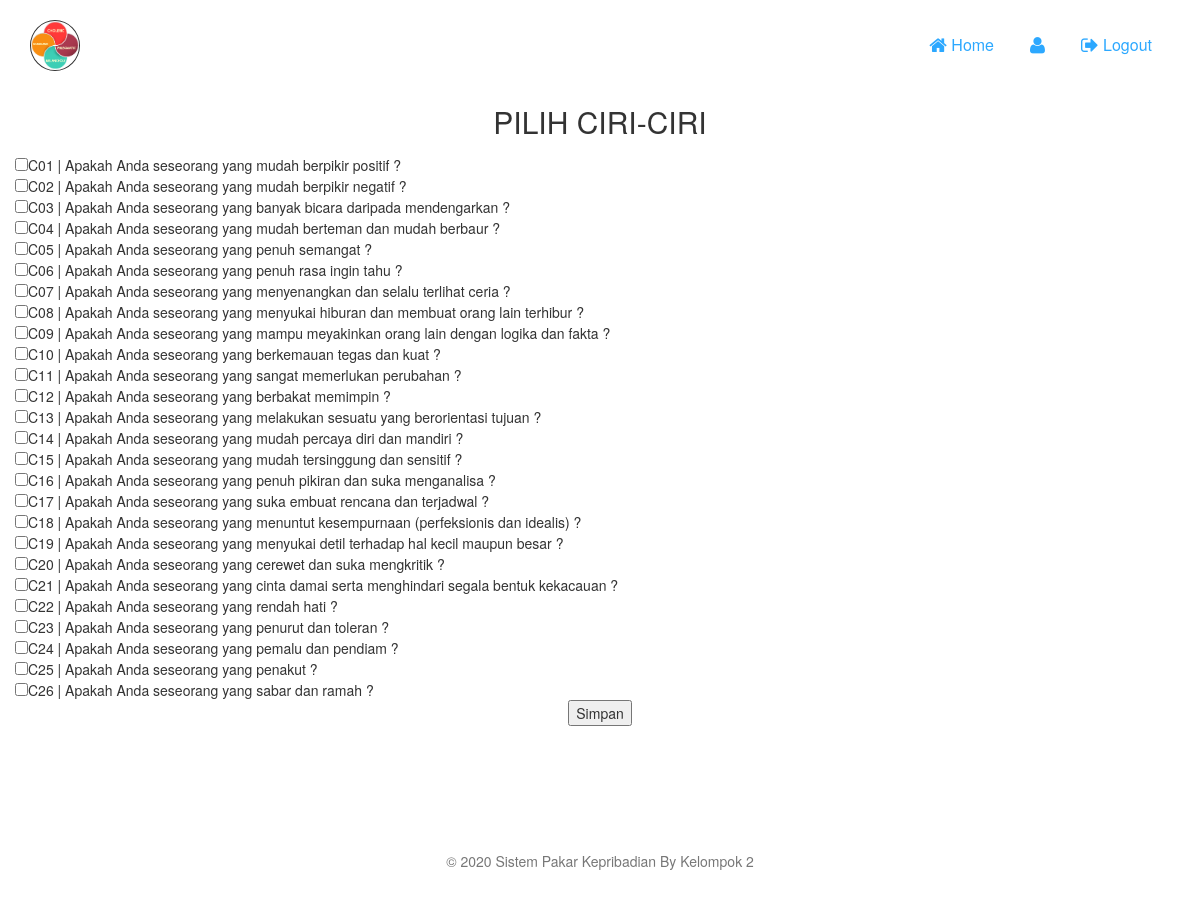
Page /index.php/member/diagnosa on the committed database.
### tables this page shows
CREATE TABLE `tbl_ciri` (
  `id_ciri` int(11) NOT NULL,
  `kode_ciri` char(3) NOT NULL,
  `nama_ciri` varchar(200) NOT NULL
);

### application/controllers/Member.php (called while the page is built, shortened)
<?php
class Member extends CI_Controller
{
  public function __construct()
  {
    $this->load->model('Member_model', 'MM');
    $this->load->model('Diagnosa_model', 'DM');
  }
  public function diagnosa()
  {
    $data['judul'] = "Daftar Ciri-Ciri";
    $data['user'] = $this->db->get_where('tbl_user', [
      'username' => $this->session->userdata('username')
    ])->row_array();
    $data['ciri'] = $this->MM->Ciri();
    $this->load->view('templates/Member_Header', $data);
    $this->load->view('member/diagnosa', $data);
    $this->load->view('templates/Member_Footer');
  }
}

### index.php (called while the page is built, shortened)
<?php
require_once BASEPATH.'core/CodeIgniter.php';

### application/models/Member_model.php (called while the page is built)
<?php
class Member_model extends CI_model
{
  public function Ciri()
  {
    return $this->db->get('tbl_ciri')->result_array();
  }
}

### application/views/member/diagnosa.php (the view)
<div class="section section-features">
  <div class="container">
    <h4 class="header-text text-center">Pilih Ciri-Ciri</h4>
    <div class="row">
      <form action="<?= base_url('diagnosa/hasil'); ?>" method="POST">
        <div class="boxes">
          <table>
            <?php foreach ($ciri as $c) : ?>
              <tr>
                <td>
                  <input type="checkbox" id="<?= $c['id_ciri']; ?>" name="id_ciri[]" value="<?= $c['id_ciri']; ?>">
                </td>
                <td colspan="2">
                  <?= $c['kode_ciri']; ?> | Apakah <?= $c['nama_ciri']; ?> ?
                </td>
              </tr>
            <?php endforeach; ?>
          </table>
          <center>
            <button type="submit">Simpan</button>
          </center>
        </div>
      </form>
    </div>
  </div>
</div>

### application/views/templates/Member_Header.php (shortened to what this page needs)
<!doctype html>
<html lang="en" id="home">
<head>
  <link href="<?= base_url('assets2'); ?>/css/bootstrap.css" rel="stylesheet" />
  <link href="<?= base_url('assets2'); ?>/css/landing-page.css" rel="stylesheet" />
  <link href="<?= base_url('assets2'); ?>/css/font-awesome.min.css" rel="stylesheet">
  <link href="<?= base_url('assets2'); ?>/css/pe-icon-7-stroke.css" rel="stylesheet" />
</head>
<body class="landing-page landing-page2">
  <nav class="navbar  navbar-top" role="navigation">
    <div class="container">
      <div class="navbar-header">
        <a href="#home">
          <div class="logo-container">
            <div class="logo">
              <img src="<?= base_url('assets2'); ?>/img/logoskpm.png" alt="Expert System Computer">
            </div>
            <div class="brand">
              Sistem Pakar <br>Kepribadian
            </div>
          </div>
        </a>
      </div>
      <div class="collapse navbar-collapse" id="example">
        <ul class="nav navbar-nav navbar-right">
          <li>
            <a href="<?= base_url('member/index'); ?>" class="page-scroll">
              <i class="fa fa-home"></i>
              Home
            </a>
          </li>
          <li>
            <a class="page-scroll" href="#">
              <i class="fa fa-user"></i>
            </a>
          </li>
          <li>
            <a href="<?= base_url('auth'); ?>" onclick="return confirm('Yakin Keluar?');">
              <i class="fa fa-sign-out"></i>
              Logout
            </a>
          </li>
        </ul>
      </div>
    </div>
  </nav>

### application/views/templates/Member_Footer.php (shortened to what this page needs)
<footer class="footer">
  <div class="container">
    <div class="copyright">
      &copy; 2020 Sistem Pakar Kepribadian By Kelompok 2
    </div>
  </div>
</footer>
</body>
</html>

### assets2/css/landing-page.css (style rules this page uses)
h1, .h1, h2, .h2, h3, .h3, h4, .h4, h5, .h5, h6, .h6, p, .navbar, .brand, .btn-simple, a, .td-name, td { -moz-osx-font-smoothing: grayscale; -webkit-font-smoothing: antialiased; font-family: "Helvetica Neue", "Open Sans", Arial, sans-serif; }
h1, .h1, h2, .h2, h3, .h3, h4, .h4 { font-weight: 400; margin: 30px 0 15px; }
h4, .h4 { font-size: 22px; line-height: 30px; }
body { font-family: "Helvetica Neue", "Open Sans", Arial, sans-serif; }
a { color: #2ca8ff; }
.navbar { -webkit-transition: all 300ms linear; -moz-transition: all 300ms linear; -o-transition: all 300ms linear; -ms-transition: all 300ms linear; transition: all 300ms linear; }
.btn-hover, i { -webkit-transition: all 150ms linear; -moz-transition: all 150ms linear; -o-transition: all 150ms linear; -ms-transition: all 150ms linear; transition: all 150ms linear; }
.fa { width: 18px; text-align: center; }
.section { padding: 30px 0; position: relative; background-color: #FFFFFF; }
.navbar { border: 0; font-size: 16px; }
.navbar .navbar-nav>li>a { padding: 10px 15px; margin: 15px 3px; }
.navbar .navbar-nav>li>a [class^="fa"] { font-size: 19px; position: relative; top: 1px; }
.footer { background-color: white; line-height: 20px; }
.footer .copyright { color: #777777; padding: 10px 15px; margin: 15px 3px; line-height: 20px; text-align: center; }
.logo-container .logo { overflow: hidden; border-radius: 50%; border: 1px solid #333333; width: 50px; float: left; }
.logo-container .brand { font-size: 18px; color: #FFFFFF; line-height: 20px; float: left; margin-left: 10px; margin-top: 5px; width: 50px; height: 50px; }
.logo-container { margin-top: 10px; }
.logo-container .logo img { width: 100%; }
.landing-page2 .container { max-width: 1170px; }
.header-text { text-transform: uppercase; font-weight: 200; color: #333; margin-bottom: 20px; font-size: 30px; position: relative; line-height: 24px; }
.landing-page .navbar-top { position: absolute; top: 0; right: 0; left: 0; z-index: 1030; }
.landing-page .footer { padding: 20px 0; }
.landing-page .section-features { margin: 50px 0; }
.fa { width: auto; }
@media (min-width: 768px) { .landing-page .navbar-top { padding-top: 10px; } }

### rows in the picture
tbl_ciri: kode_ciri "C01", nama_ciri "Anda seseorang yang mudah berpikir positif"
tbl_ciri: kode_ciri "C02", nama_ciri "Anda seseorang yang mudah berpikir negatif"
tbl_ciri: kode_ciri "C03", nama_ciri "Anda seseorang yang banyak bicara daripada mendengarkan"
tbl_ciri: kode_ciri "C04", nama_ciri "Anda seseorang yang mudah berteman dan mudah berbaur"
tbl_ciri: kode_ciri "C05", nama_ciri "Anda seseorang yang penuh semangat"
tbl_ciri: kode_ciri "C06", nama_ciri "Anda seseorang yang penuh rasa ingin tahu"
tbl_ciri: kode_ciri "C07", nama_ciri "Anda seseorang yang menyenangkan dan selalu terlihat ceria"
tbl_ciri: kode_ciri "C08", nama_ciri "Anda seseorang yang menyukai hiburan dan membuat orang lain terhibur"
tbl_ciri: kode_ciri "C09", nama_ciri "Anda seseorang yang mampu meyakinkan orang lain dengan logika dan fakta"
tbl_ciri: kode_ciri "C10", nama_ciri "Anda seseorang yang berkemauan tegas dan kuat"
tbl_ciri: kode_ciri "C11", nama_ciri "Anda seseorang yang sangat memerlukan perubahan"
tbl_ciri: kode_ciri "C12", nama_ciri "Anda seseorang yang berbakat memimpin"
tbl_ciri: kode_ciri "C13", nama_ciri "Anda seseorang yang melakukan sesuatu yang berorientasi tujuan"
tbl_ciri: kode_ciri "C14", nama_ciri "Anda seseorang yang mudah percaya diri dan mandiri"
tbl_ciri: kode_ciri "C15", nama_ciri "Anda seseorang yang mudah tersinggung dan sensitif"
tbl_ciri: kode_ciri "C16", nama_ciri "Anda seseorang yang penuh pikiran dan suka menganalisa"
tbl_ciri: kode_ciri "C17", nama_ciri "Anda seseorang yang suka embuat rencana dan terjadwal"
tbl_ciri: kode_ciri "C18", nama_ciri "Anda seseorang yang menuntut kesempurnaan (perfeksionis dan idealis)"
tbl_ciri: kode_ciri "C19", nama_ciri "Anda seseorang yang menyukai detil terhadap hal kecil maupun besar"
tbl_ciri: kode_ciri "C20", nama_ciri "Anda seseorang yang cerewet dan suka mengkritik"
tbl_ciri: kode_ciri "C21", nama_ciri "Anda seseorang yang cinta damai serta menghindari segala bentuk kekacauan"
tbl_ciri: kode_ciri "C22", nama_ciri "Anda seseorang yang rendah hati"
tbl_ciri: kode_ciri "C23", nama_ciri "Anda seseorang yang penurut dan toleran"
tbl_ciri: kode_ciri "C24", nama_ciri "Anda seseorang yang pemalu dan pendiam"
tbl_ciri: kode_ciri "C25", nama_ciri "Anda seseorang yang penakut"
tbl_ciri: kode_ciri "C26", nama_ciri "Anda seseorang yang sabar dan ramah"
